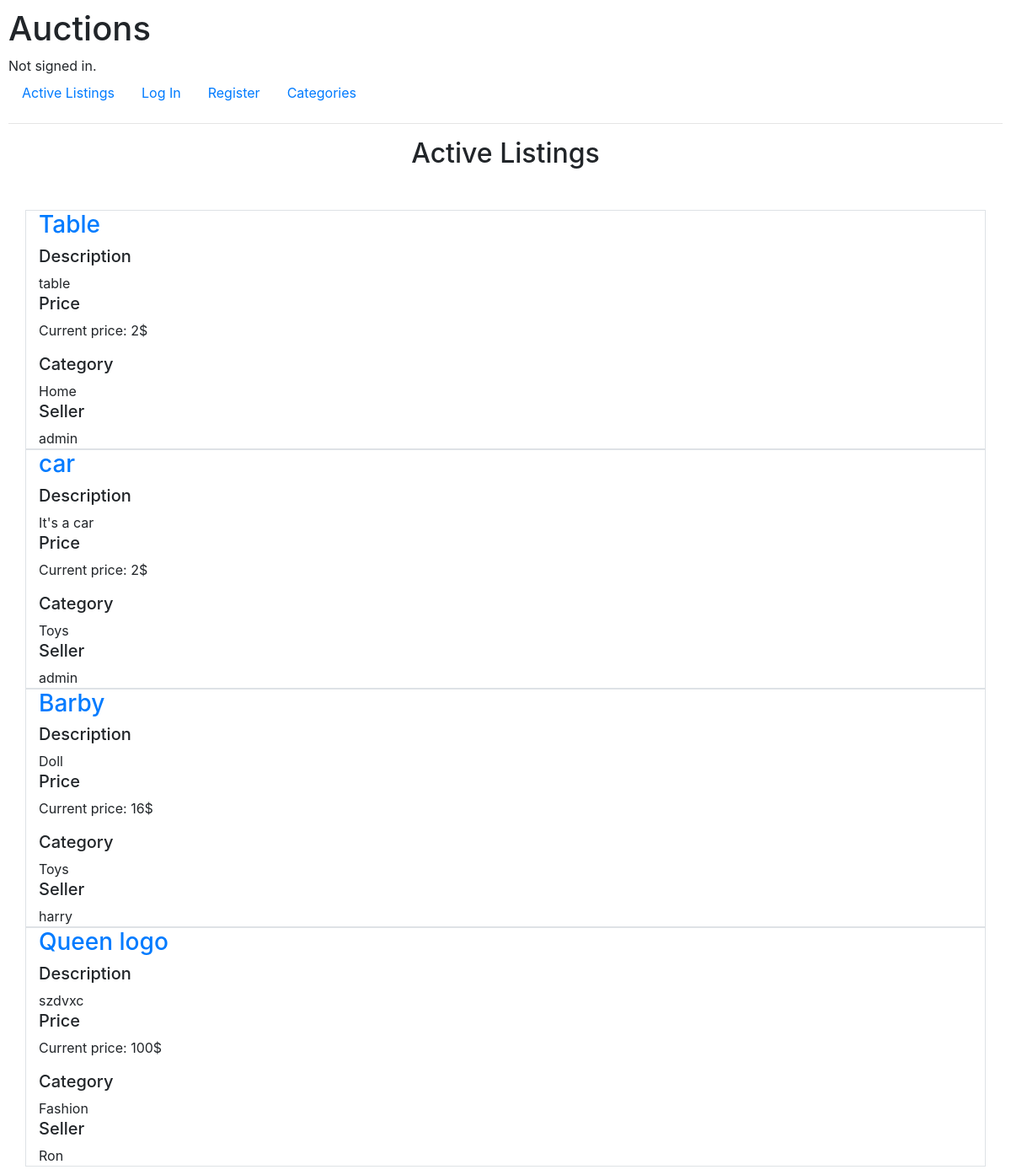
Before: / with the older database file.
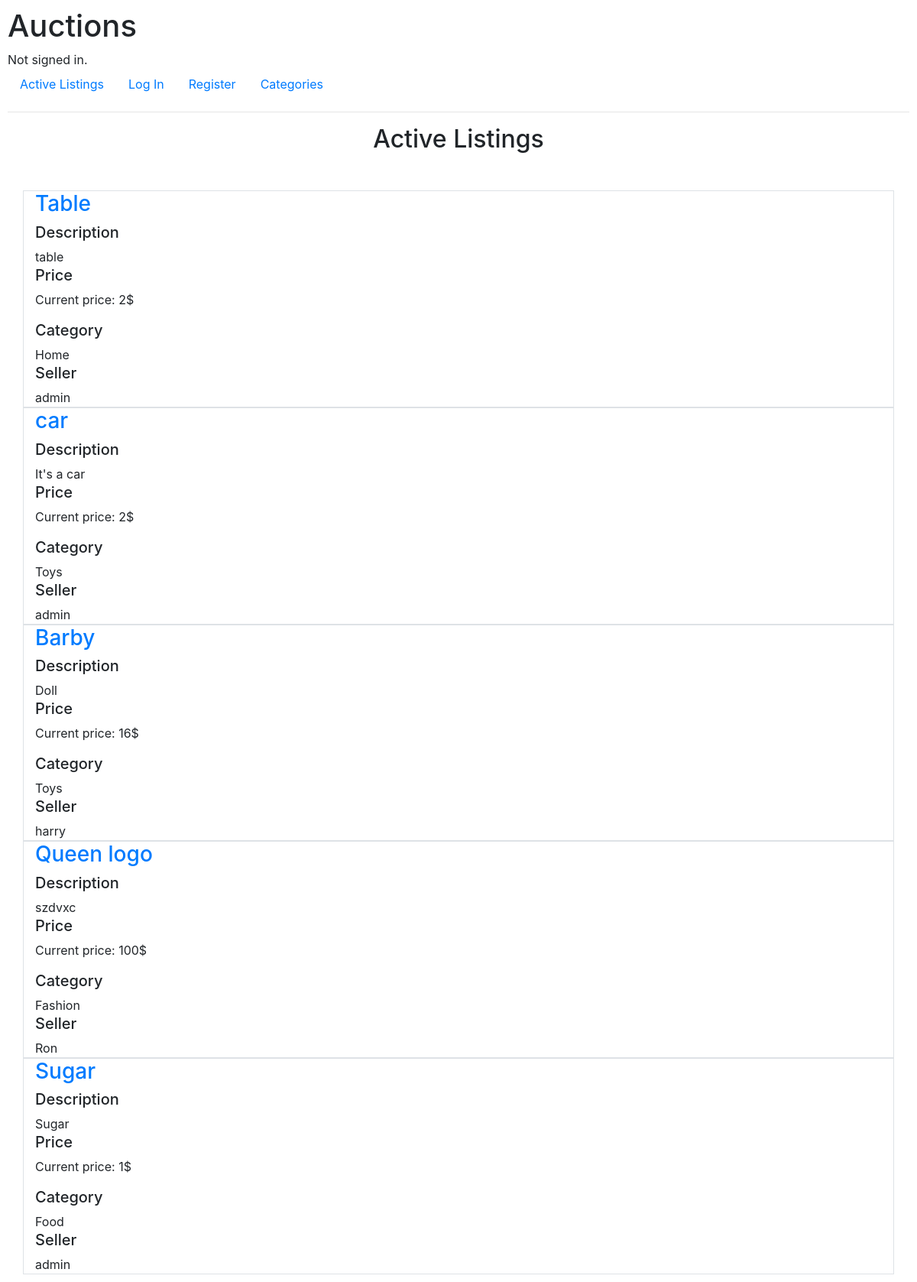
After: the same page with the newer database file.
### auctions/models.py (models this page shows, shortened)
class Listing(models.Model):
    title = models.CharField(max_length=50, unique=True)
    seller = models.ForeignKey(User, on_delete=models.CASCADE, related_name="user_listings")
    init_price = models.IntegerField("The initial price")
    current_price = models.IntegerField(blank=True, null=True)
    category = models.ForeignKey(Category, on_delete=models.CASCADE, related_name="category_listings")
    status = models.BooleanField(default=True)
    image = models.URLField(max_length=100, null=True, blank=True)
    description = models.CharField(max_length=1000)
    winner = models.ForeignKey(User, on_delete=models.CASCADE, null=True, blank=True, related_name="winner_listings")
    watchlist = models.ManyToManyField(User, blank=True, related_name="user_watchlist")

class Category(models.Model):
    name = models.CharField(max_length=20, primary_key=True)
    class Meta:
        verbose_name_plural = "categories"
    def __str__(self):
        return f"{self.name}"

class User(AbstractUser):
    pass
    def __str__(self):
        return f"{self.username}"

### auctions/views.py (the view)
# urls.py: path("", views.index, name="index"),
def index(request):
    active_listings = Listing.objects.filter(status=True)
    return render(request, "auctions/index.html", {
        "active_listings": active_listings
    })

### auctions/templates/auctions/index.html
{% extends "auctions/layout.html" %}
{% block body %}
    <div class="container overflow-hidden">
        <h2 class="text-center mb-5">Active Listings</h2>
        <div class="row gy-3">
            {% for i in active_listings %}
                <div class="col-12 border">
                    <h3>
                        <a href="{% url 'listing' listing_id=i.id %}">{{ i.title }}</a>
                    </h3>
                    <div>
                        <h5>Description</h5>
                        {{ i.description }}
                    </div>
                    <div>
                        <h5>Price</h5>
                        <p>
                            Current price: {{ i.current_price }}$
                        </p>
                    </div>
                    <div>
                        <h5>Category</h5>
                        {{ i.category }}
                    </div>
                    <div>
                        <h5>Seller</h5>
                        {{ i.seller }}
                    </div>
                </div>
            {% endfor %}
        </div>
    </div>
{% endblock %}

### auctions/templates/auctions/layout.html (shortened to what this page needs)
{% load static %}
<!DOCTYPE html>
<html lang="en">
    <head>
        <link rel="stylesheet" href="https://stackpath.bootstrapcdn.com/bootstrap/4.4.1/css/bootstrap.min.css">
        <link href="{% static 'auctions/styles.css' %}" rel="stylesheet">
    </head>
    <body>
        <h1>Auctions</h1>
        <div>
            {% if user.is_authenticated %}
                Signed in as <strong>{{ user.username }}</strong>.
            {% else %}
                Not signed in.
            {% endif %}
        </div>
        <ul class="nav">
            <li class="nav-item">
                <a class="nav-link" href="{% url 'index' %}">Active Listings</a>
            </li>
            {% if user.is_authenticated %}
                <li class="nav-item">
                    <a class="nav-link" href="{% url 'logout' %}">Log Out</a>
                </li>
                <li class="nav-item">
                    <a class="nav-link" href="{% url 'new_listing' %}">Create Listing</a>
                </li>
                <li class="nav-item">
                    <a class="nav-link" href="{% url 'watchlist' user_id=user.pk %}">My Watchlist</a>
                </li>
            {% else %}
                <li class="nav-item">
                    <a class="nav-link" href="{% url 'login' %}">Log In</a>
                </li>
                <li class="nav-item">
                    <a class="nav-link" href="{% url 'register' %}">Register</a>
                </li>
            {% endif %}
            <li class="nav-item">
                <a class="nav-link" href="{% url 'categories' %}">Categories</a>
            </li>
        </ul>
        <hr>
        {% block body %}
        {% endblock %}
    </body>
</html>

### auctions/static/auctions/styles.css (style rules this page uses)
body { padding: 10px; }

Changed rows visible on the page:
added Listing: title "Sugar", description "Sugar", current_price "1", category "Food", seller "admin"
